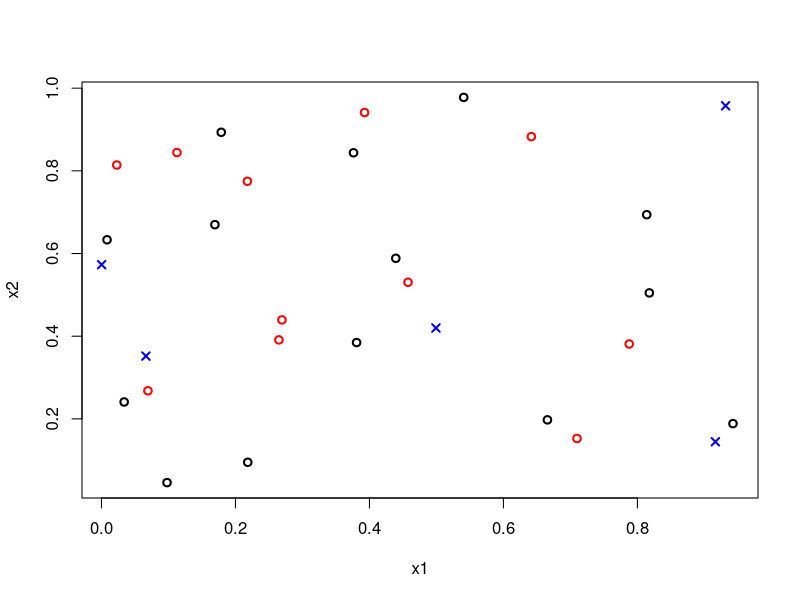
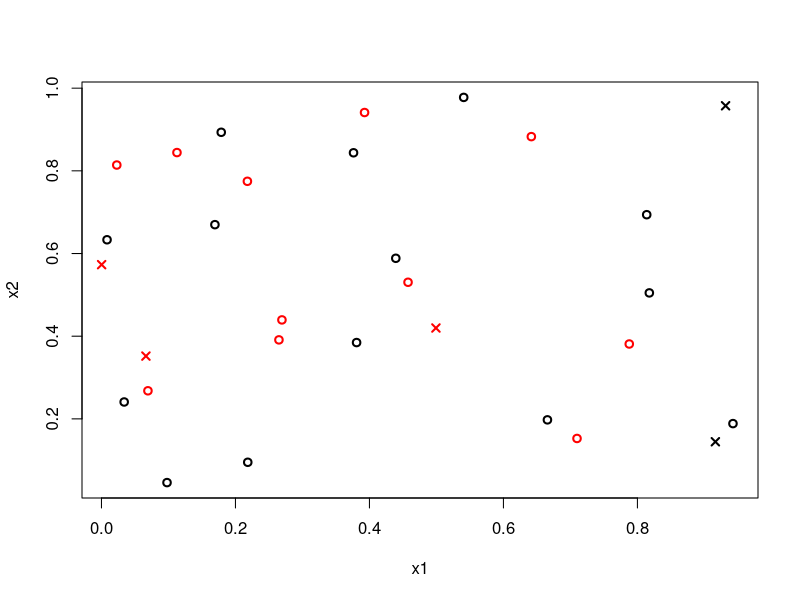
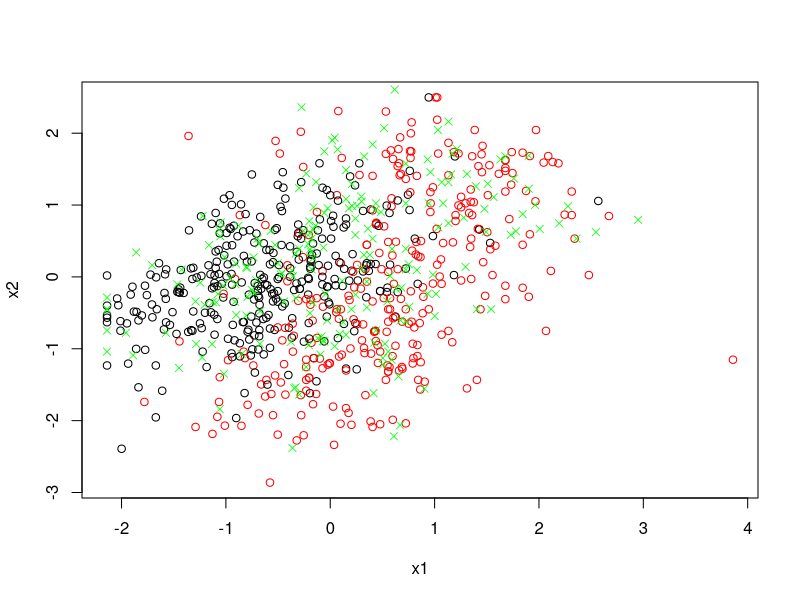
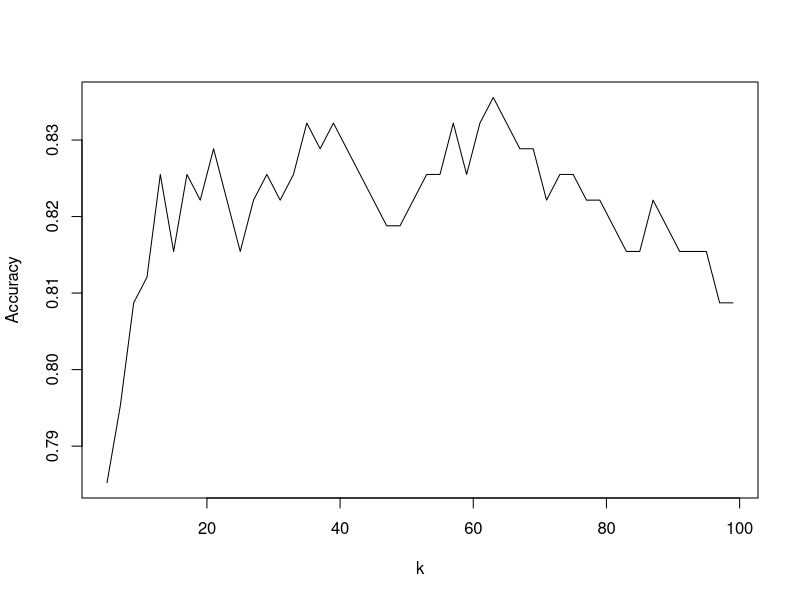
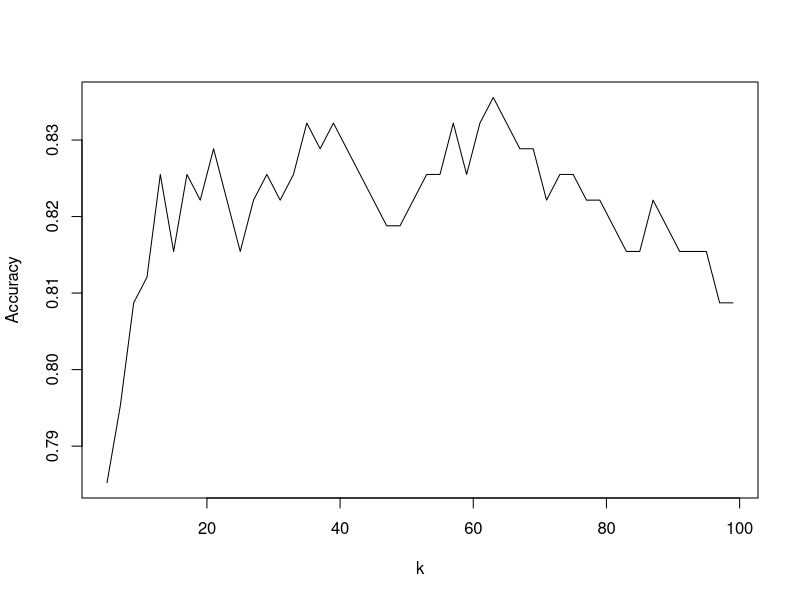
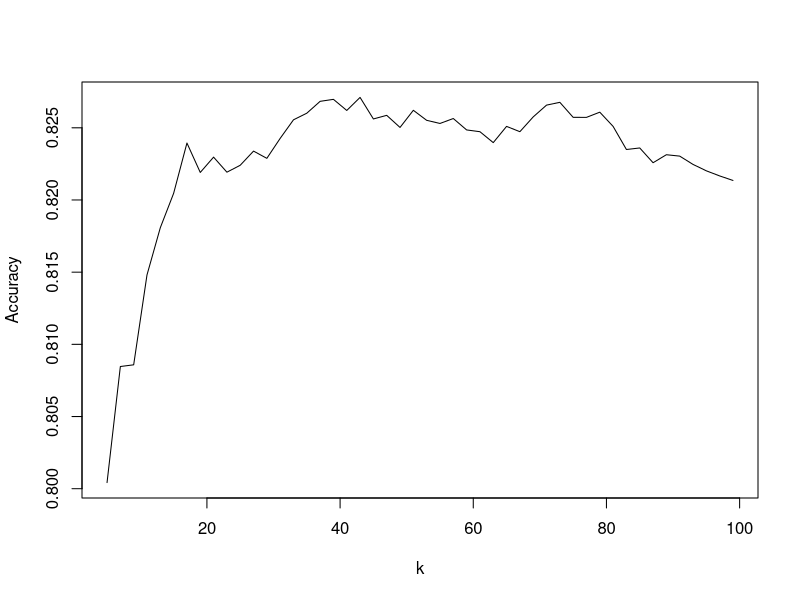

Recreate these plots in R, in order. (Note: this script raises an error after producing the figures.)
## ---- chunk 1
# Euclidean Distance
EDistance <- function(x, y){
  n <- length(x)
  dd <- matrix(0, n, n)
  
  for (i in 1:n) {
    for (j in 1:n) {
      dd[i, j] <- sqrt((x[i] - x[j])^2 + (y[i] - y[j])^2)
    }
  }
  return(dd)
}

# Example
x1 <- c(2, 2.1, 4, 4.3)
x2 <- c(3, 3.3, 5, 5.1)
EDistance(x1, x2)
## ---- chunk 2
# Manhattan Distance
MDistance <- function(x, y){
  n <- length(x)
  dd <- matrix(0, n, n)
  
  for (i in 1:n) {
    for (j in 1:n) {
      dd[i, j] <- abs(x[i] - x[j]) + abs(y[i] - y[j])
    }
  }
  return(dd)
}
## ---- chunk 3
# Chebyshev Distance
CDistance <- function(x, y){
  n <- length(x)
  dd <- matrix(0, n, n)
  
  for (i in 1:n) {
    for (j in 1:n) {
      dd[i, j] <- max(abs(x[i] - x[j]), abs(y[i] - y[j]))
    }
  }
  return(dd)
}
## ---- chunk 4
x1 <- c(2, 2.1, 4, 4.3, 1.5, 3.2, 6, 5.5, 7, 2.5, 4.5, 3.8, 6.2, 5, 7.3)
x2 <- c(3, 3.3, 5, 5.1, 2, 4.2, 6.5, 5.8, 7.2, 3.1, 4.7, 3.6, 6.1, 5.2, 7.6)

distanceMatrix <- EDistance(x1, x2)
print(distanceMatrix)
## ---- chunk 5
findNN <- function(distanceMatrix, k) {
  n <- nrow(distanceMatrix)
  nearestNeighbors <- matrix(NA, n, k)
  
  for (i in 1:n) {
    # Sort distances
    sortedDistances <- sort(distanceMatrix[i, ], index.return = TRUE)
    
    # Get the indices of the nearest neighbors (first two elements after the first)
    nnIndices <- sortedDistances$ix[2:(k + 1)]
    nearestNeighbors[i,] <- nnIndices
  }
  return(nearestNeighbors)
}

distanceMatrix <- EDistance(x1, x2)
nearestNeighbors <- findNN(distanceMatrix, 2)
print(nearestNeighbors)
## ---- chunk 6
n = 25

# Our data
set.seed(12)
x1 <- runif(n)  # 15 random values for x1
x2 <- runif(n)  # 15 random values for x2
y <- sample(c(0, 1), n, replace = TRUE)  

# New data - with unknown labels
set.seed(222)
x1_new <- runif(5)  
x2_new <- runif(5)  

# Plot the data
colors <- ifelse(y == 1, "red", "black")
plot(x1, x2, col = colors, xlab = "x1", ylab = "x2", lwd = 2)
points(x1_new, x2_new, col = "blue", pch = 4, lwd = 2)
## ---- chunk 7
k <- 5  
new_labels <- c()

for (i in 1:length(x1_new)) {
  # Calculate distances for the i-th new point to all old points
  distances <- sqrt((x1_new[i] - x1)^2 + (x2_new[i] - x2)^2)
  
  # Find the k nearest points
  nearest <- order(distances)[1:k]
  
  # Find the labels of the k nearest points
  nearest_labels <- y[nearest]
  
  # Find the most common label
  new_labels[i] <- names(which.max(table(nearest_labels)))
}

print(new_labels)

# Plot the new data with the new labels
colors <- ifelse(y == 1, "red", "black")
plot(x1, x2, col = colors, xlab = "x1", ylab = "x2", lwd = 2)
colors_new <- ifelse(new_labels == 1, "red", "black")
points(x1_new, x2_new, col = colors_new, pch = 4, lwd = 2)
## ---- chunk 8
#loading the data
library(tidyverse)
library(dslabs)
library(parallel)

data("mnist_27")
str(mnist_27)

#Scale the data.  
mdata <- mnist_27$train
mdata$x_1 <- scale(mdata$x_1)
mdata$x_2 <- scale(mdata$x_2)
## ---- chunk 9
set.seed(1)
ind <- sample(nrow(mdata), nrow(mdata) * 0.75, replace = FALSE)
train <- mdata[ind, ]
val <- mdata[-ind, ]

# Plot the training data and validation data together
colors <- ifelse(train$y == 7, "red", "black")
plot(train$x_1, train$x_2, col = colors, xlab = "x1", ylab = "x2", lwd = 1)
points(val$x_1, val$x_2, col = "green", pch = 4, lwd = 0.75)
## ---- chunk 10
# Function to determine the label for a validation set
find_label <- function(new_point, k){
  distances <- sqrt((new_point[1] - train[, 2])^2 + (new_point[2] - train[, 3])^2)
  nearest <- order(distances)[1:k]
  nearest_labels <- train$y[nearest]
  return(names(which.max(table(nearest_labels))))
}
## ---- chunk 11
# Pick your k
new_data <- val[, 2:3]
new_labels <- apply(new_data, 1, function(x) find_label(x, k = 30))
acc <- mean(new_labels == val$y)
acc
## ---- chunk 12
# Same function as before, but now we pass k as an argument
find_label <- function(new_point, k){
  distances <- sqrt((new_point[1] - train[, 2])^2 + (new_point[2] - train[, 3])^2)
  nearest <- order(distances)[1:k]
  nearest_labels <- train$y[nearest]
  return(names(which.max(table(nearest_labels))))
}

# to compute accuracy for a grid of k's
acc <- c()
grid <- seq(5, 100, by = 2)

for (i in 1:length(grid)) {
  k <- grid[i]
  set.seed(1)
  ind <- unique(sample(nrow(mdata), nrow(mdata), replace = TRUE))
  train <- mdata[ind, ]
  val <- mdata[-ind, ]
  new_data <- val[, 2:3]
  new_labels <- apply(new_data, 1, function(x) find_label(x, k = k))
  acc[i] <- mean(new_labels == val$y)
}

plot(grid, acc, type = "l", xlab = "k", ylab = "Accuracy")
## ---- chunk 13
# Same function as before
find_label <- function(new_point, k){
  distances <- sqrt((new_point[1] - train[, 2])^2 + (new_point[2] - train[, 3])^2)
  nearest <- order(distances)[1:k]
  nearest_labels <- train$y[nearest]
  return(names(which.max(table(nearest_labels))))
}

# Function to compute accuracy with splits
compute_accuracy <- function(k) {
  set.seed(1)
  ind <- unique(sample(nrow(mdata), nrow(mdata), replace = TRUE))
  train <- mdata[ind, ]
  val <- mdata[-ind, ]
  new_data <- val[, 2:3]
  new_labels <- apply(new_data, 1, function(x) find_label(x, k = k))
  return(mean(new_labels == val$y))
}

# Compute accuracy for different values of k using `sapply`
grid <- seq(5, 100, by = 2)
acc <- sapply(grid, compute_accuracy)
plot(grid, acc, type = "l", xlab = "k", ylab = "Accuracy")
## ---- chunk 14
find_label <- function(new_point, k){
  distances <- sqrt((new_point[1] - train[, 2])^2 + (new_point[2] - train[, 3])^2)
  nearest <- order(distances)[1:k]
  nearest_labels <- train$y[nearest]
  return(names(which.max(table(nearest_labels))))
}

macc <- c()
u95 <- c()
l95 <- c()
grid <- seq(5, 100, by = 2)

for (k in 1:length(grid)) {

  acc <- c()
  
  for (i in 1:30) {
    set.seed(i)
    ind <- unique(sample(nrow(mdata), nrow(mdata), replace = TRUE))
    train <- mdata[ind, ]
    val <- mdata[-ind, ]
    new_data <- val[, 2:3]
    new_labels <- apply(new_data, 1, function(x) find_label(x, k = grid[k]))
    acc[i] <- mean(new_labels == val$y)
  }  
  macc[k] <- mean(acc)
}

plot(grid, macc, type = "l", xlab = "k", ylab = "Accuracy")
## ---- chunk 15
library(parallel)

compute_accuracy <- function(params) {
  k <- params$k
  seed <- params$seed
  
  set.seed(seed)  # Set seed for reproducibility
  ind <- unique(sample(nrow(mdata), nrow(mdata), replace = TRUE))
  train <- mdata[ind, ]
  val <- mdata[-ind, ]
  new_data <- val[, 2:3]
  
  find_label <- function(new_point, k, train_data) {
    distances <- sqrt((new_point[1] - train_data[, 2])^2 + (new_point[2] - train_data[, 3])^2)
    nearest <- order(distances)[1:k]
    nearest_labels <- train_data$y[nearest]
    return(names(which.max(table(nearest_labels))))
  }
  
  new_labels <- apply(new_data, 1, function(x) find_label(x, k, train))
  return(mean(new_labels == val$y))
}

# Parallel implementation for Windows
macc_parallel <- c()
grid <- seq(5, 120, by = 1)
no_cores <- detectCores() - 1
cl <- makeCluster(no_cores)

# Export the required data and functions to all clusters
clusterExport(cl, c("mdata", "compute_accuracy", "grid"))

for (k in 1:length(grid)) {
  # Create parameter list with consistent seeds
  params_list <- lapply(1:30, function(i) list(k = grid[k], seed = i))
  
  # Run parallel computation using parLapply instead of mclapply
  acc <- unlist(parLapply(cl, params_list, compute_accuracy))
  macc_parallel[k] <- mean(acc)
}

stopCluster(cl)

# Plot results
plot(grid, macc_parallel, type = "o", xlab = "k", ylab = "Accuracy", 
     main = "Parallel Implementation (Windows)", col = "blue", lwd = 1.5)
abline(v = grid[which.max(macc_parallel)], lty = 2, col = "red")
## ---- chunk 16
library(caret)
library(foreach)
library(doParallel)

# Define consistent parameters
grid <- seq(5, 120, by = 1)
n_iterations <- 30

# Function to compute accuracy that will be used in both implementations
compute_knn_accuracy <- function(k, seed) {
  set.seed(seed)
  ind <- unique(sample(nrow(mdata), nrow(mdata), replace = TRUE))
  train <- mdata[ind, ]
  val <- mdata[-ind, ]
  
  model <- knn3(y ~ ., data = train, k = k)
  yhat <- predict(model, val, type = "class")
  return(mean(yhat == val$y))
}

# Sequential Implementation
macc_sequential <- numeric(length(grid))
for (i in seq_along(grid)) {
  acc <- numeric(n_iterations)
  for (j in 1:n_iterations) {
    acc[j] <- compute_knn_accuracy(grid[i], j)
  }
  macc_sequential[i] <- mean(acc)
}

# Parallel Implementation
no_cores <- detectCores() - 1
cl <- makeCluster(no_cores)
registerDoParallel(cl)

# Create parameter combinations
param_grid <- expand.grid(k = grid, seed = 1:n_iterations)
macc_parallel <- numeric(length(grid))

# Make sure each cluster has the required packages - suppress output
invisible(clusterEvalQ(cl, {
  suppressPackageStartupMessages(library(caret))
  NULL
}))

# Export necessary objects to the cluster
clusterExport(cl, c("mdata", "compute_knn_accuracy"))

# Use foreach for parallel processing
for (i in seq_along(grid)) {
  k_params <- param_grid[param_grid$k == grid[i], ]
  
  acc <- foreach(j = 1:n_iterations, .combine = 'c') %dopar% {
    compute_knn_accuracy(k_params$k[j], k_params$seed[j])
  }
  
  macc_parallel[i] <- mean(acc)
}

stopCluster(cl)

# Compare results visually
par(mfrow = c(1, 2))
plot(grid, macc_sequential, type = "o", 
     xlab = "k", ylab = "Accuracy",
     main = "Sequential Implementation",
     col = "blue", lwd = 1.5)
abline(v = grid[which.max(macc_sequential)], lty = 2, col = "red")
text(x = 70, y = 0.82, 
     labels = paste("k =", grid[which.max(macc_sequential)], 
                   "\nAccuracy =", round(max(macc_sequential), 5)),
     pos = 4, col = "red")

plot(grid, macc_parallel, type = "o", 
     xlab = "k", ylab = "Accuracy",
     main = "Parallel Implementation",
     col = "blue", lwd = 1.5)
abline(v = grid[which.max(macc_parallel)], lty = 2, col = "red")
text(x = 70, y = 0.82, 
     labels = paste("k =", grid[which.max(macc_parallel)], 
                   "\nAccuracy =", round(max(macc_parallel), 5)),
     pos = 4, col = "red")

# Print summary statistics
cat("\nSequential Implementation - Optimal k:", grid[which.max(macc_sequential)],
    "\nParallel Implementation - Optimal k:", grid[which.max(macc_parallel)])
## ---- chunk 17
# registerDoSEQ() is a function in R that registers the sequential (non-parallel) backend for the foreach package. (sets stuff back to normal)
registerDoSEQ()
## ---- chunk 18
library(caret)
library(foreach)
library(doParallel)

# Define consistent parameters across both approaches
grid <- seq(5, 120, by = 1)
n_iterations <- 25  # Match train()'s default
sample_prop <- 0.75 # Proportion for training data

# Modified implementation to match train()'s validation approach
compute_knn_accuracy <- function(k, seed) {
    set.seed(seed)
    # Sample indices without replacement to match train()'s approach
    train_indices <- sample(nrow(mdata), size = floor(nrow(mdata) * sample_prop))
    train_data <- mdata[train_indices, ]
    val_data <- mdata[-train_indices, ]
    
    model <- knn3(y ~ ., data = train_data, k = k)
    yhat <- predict(model, val_data, type = "class")
    return(mean(yhat == val_data$y))
}

# Sequential implementation with aligned validation
macc_sequential <- numeric(length(grid))
for (i in seq_along(grid)) {
    acc <- numeric(n_iterations)
    for (j in 1:n_iterations) {
        acc[j] <- compute_knn_accuracy(grid[i], j)
    }
    macc_sequential[i] <- mean(acc)
}

# Train implementation with matched parameters
set.seed(123)  # For reproducibility
train_control <- trainControl(
    method = "cv",
    number = n_iterations,
    p = sample_prop
)

train_knn <- train(
    y ~ ., 
    method = "knn",
    data = mdata,
    tuneGrid = data.frame(k = grid),
    trControl = train_control
)

# Compare results visually
par(mfrow = c(1, 2))
plot(grid, macc_sequential, type = "o", 
     xlab = "k", ylab = "Accuracy",
     main = "Manual Implementation",
     col = "blue", lwd = 1.5)
abline(v = grid[which.max(macc_sequential)], lty = 2, col = "red")

plot(train_knn$results$k, train_knn$results$Accuracy, 
     type = "o", xlab = "k", ylab = "Accuracy",
     main = "train() Implementation",
     col = "blue", lwd = 1.5)
abline(v = train_knn$bestTune$k, lty = 2, col = "red")

# Print optimal k values
cat("\nManual Implementation Optimal k:", grid[which.max(macc_sequential)],
    "\ntrain() Implementation Optimal k:", train_knn$bestTune$k)
## ---- chunk 19
# Training with kNN
library(class)

macc <- c()
grid <- seq(9, 120, by = 1)

for (k in 1:length(grid)) {
  for (i in 1:30) {
    set.seed(i)
    ind <- unique(sample(nrow(mdata), nrow(mdata), replace = TRUE))
    train <- mdata[ind, ]
    val <- mdata[-ind, ]
    knnmodel <- knn(train[, 2:3], val[, 2:3], train$y, k = grid[k])
    acc[i] <- mean(knnmodel == val$y)
  }
  macc[k] <- mean(acc)
}

# Plotting the accuracy
plot(grid, macc, type = "l", xlab = "k", ylab = "Accuracy")
